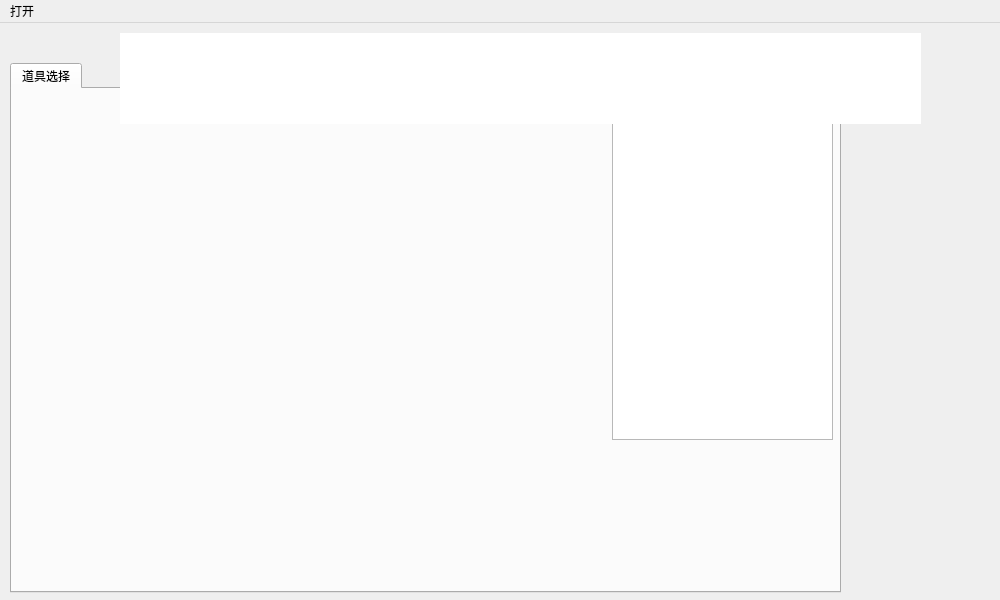
<?xml version="1.0" encoding="UTF-8"?>
<ui version="4.0">
 <class>mapselect</class>
 <widget class="QMainWindow" name="mapselect">
  <property name="geometry">
   <rect>
    <x>0</x>
    <y>0</y>
    <width>1000</width>
    <height>600</height>
   </rect>
  </property>
  <property name="windowTitle">
   <string>MainWindow</string>
  </property>
  <widget class="QWidget" name="centralwidget">
   <widget class="QTextBrowser" name="textBrowser">
    <property name="geometry">
     <rect>
      <x>300</x>
      <y>280</y>
      <width>371</width>
      <height>151</height>
     </rect>
    </property>
    <property name="frameShape">
     <enum>QFrame::NoFrame</enum>
    </property>
    <property name="textInteractionFlags">
     <set>Qt::NoTextInteraction</set>
    </property>
   </widget>
   <widget class="QLabel" name="label_2">
    <property name="geometry">
     <rect>
      <x>400</x>
      <y>80</y>
      <width>400</width>
      <height>400</height>
     </rect>
    </property>
    <property name="text">
     <string/>
    </property>
    <property name="pixmap">
     <pixmap resource="res.qrc">:/image/mesbg.png</pixmap>
    </property>
   </widget>
   <widget class="QTextEdit" name="textEdit">
    <property name="geometry">
     <rect>
      <x>400</x>
      <y>80</y>
      <width>400</width>
      <height>400</height>
     </rect>
    </property>
    <property name="frameShape">
     <enum>QFrame::NoFrame</enum>
    </property>
    <property name="readOnly">
     <bool>true</bool>
    </property>
    <property name="textInteractionFlags">
     <set>Qt::NoTextInteraction</set>
    </property>
   </widget>
   <widget class="QSlider" name="hs_STR">
    <property name="geometry">
     <rect>
      <x>500</x>
      <y>170</y>
      <width>80</width>
      <height>15</height>
     </rect>
    </property>
    <property name="orientation">
     <enum>Qt::Horizontal</enum>
    </property>
   </widget>
   <widget class="QSlider" name="hs_SIZ">
    <property name="geometry">
     <rect>
      <x>500</x>
      <y>200</y>
      <width>80</width>
      <height>15</height>
     </rect>
    </property>
    <property name="orientation">
     <enum>Qt::Horizontal</enum>
    </property>
   </widget>
   <widget class="QSlider" name="hs_POW">
    <property name="geometry">
     <rect>
      <x>500</x>
      <y>257</y>
      <width>80</width>
      <height>15</height>
     </rect>
    </property>
    <property name="orientation">
     <enum>Qt::Horizontal</enum>
    </property>
   </widget>
   <widget class="QSlider" name="hs_APP">
    <property name="geometry">
     <rect>
      <x>500</x>
      <y>230</y>
      <width>80</width>
      <height>15</height>
     </rect>
    </property>
    <property name="orientation">
     <enum>Qt::Horizontal</enum>
    </property>
   </widget>
   <widget class="QSlider" name="hs_HP">
    <property name="geometry">
     <rect>
      <x>500</x>
      <y>285</y>
      <width>80</width>
      <height>15</height>
     </rect>
    </property>
    <property name="orientation">
     <enum>Qt::Horizontal</enum>
    </property>
   </widget>
   <widget class="QSlider" name="hs_LUCK">
    <property name="geometry">
     <rect>
      <x>500</x>
      <y>315</y>
      <width>80</width>
      <height>15</height>
     </rect>
    </property>
    <property name="orientation">
     <enum>Qt::Horizontal</enum>
    </property>
   </widget>
   <widget class="QSlider" name="hs_cz">
    <property name="geometry">
     <rect>
      <x>500</x>
      <y>340</y>
      <width>80</width>
      <height>15</height>
     </rect>
    </property>
    <property name="orientation">
     <enum>Qt::Horizontal</enum>
    </property>
   </widget>
   <widget class="QSlider" name="hs_lt">
    <property name="geometry">
     <rect>
      <x>500</x>
      <y>370</y>
      <width>80</width>
      <height>15</height>
     </rect>
    </property>
    <property name="orientation">
     <enum>Qt::Horizontal</enum>
    </property>
   </widget>
   <widget class="QSlider" name="hs_qx">
    <property name="geometry">
     <rect>
      <x>500</x>
      <y>397</y>
      <width>80</width>
      <height>15</height>
     </rect>
    </property>
    <property name="orientation">
     <enum>Qt::Horizontal</enum>
    </property>
   </widget>
   <widget class="QSlider" name="hs_xlx">
    <property name="geometry">
     <rect>
      <x>520</x>
      <y>425</y>
      <width>80</width>
      <height>15</height>
     </rect>
    </property>
    <property name="orientation">
     <enum>Qt::Horizontal</enum>
    </property>
   </widget>
   <widget class="QSlider" name="hs_CON">
    <property name="geometry">
     <rect>
      <x>700</x>
      <y>170</y>
      <width>80</width>
      <height>15</height>
     </rect>
    </property>
    <property name="orientation">
     <enum>Qt::Horizontal</enum>
    </property>
   </widget>
   <widget class="QSlider" name="hs_DEX">
    <property name="geometry">
     <rect>
      <x>700</x>
      <y>200</y>
      <width>80</width>
      <height>15</height>
     </rect>
    </property>
    <property name="orientation">
     <enum>Qt::Horizontal</enum>
    </property>
   </widget>
   <widget class="QSlider" name="hs_INT">
    <property name="geometry">
     <rect>
      <x>700</x>
      <y>230</y>
      <width>80</width>
      <height>15</height>
     </rect>
    </property>
    <property name="orientation">
     <enum>Qt::Horizontal</enum>
    </property>
   </widget>
   <widget class="QSlider" name="hs_EDU">
    <property name="geometry">
     <rect>
      <x>700</x>
      <y>257</y>
      <width>80</width>
      <height>15</height>
     </rect>
    </property>
    <property name="orientation">
     <enum>Qt::Horizontal</enum>
    </property>
   </widget>
   <widget class="QSlider" name="hs_SAN">
    <property name="geometry">
     <rect>
      <x>700</x>
      <y>280</y>
      <width>80</width>
      <height>15</height>
     </rect>
    </property>
    <property name="orientation">
     <enum>Qt::Horizontal</enum>
    </property>
   </widget>
   <widget class="QSlider" name="hs_gd">
    <property name="geometry">
     <rect>
      <x>700</x>
      <y>310</y>
      <width>80</width>
      <height>15</height>
     </rect>
    </property>
    <property name="orientation">
     <enum>Qt::Horizontal</enum>
    </property>
   </widget>
   <widget class="QSlider" name="hs_js">
    <property name="geometry">
     <rect>
      <x>700</x>
      <y>340</y>
      <width>80</width>
      <height>15</height>
     </rect>
    </property>
    <property name="orientation">
     <enum>Qt::Horizontal</enum>
    </property>
   </widget>
   <widget class="QSlider" name="hs_zc">
    <property name="geometry">
     <rect>
      <x>700</x>
      <y>370</y>
      <width>80</width>
      <height>15</height>
     </rect>
    </property>
    <property name="orientation">
     <enum>Qt::Horizontal</enum>
    </property>
   </widget>
   <widget class="QSlider" name="hs_sb">
    <property name="geometry">
     <rect>
      <x>700</x>
      <y>397</y>
      <width>80</width>
      <height>15</height>
     </rect>
    </property>
    <property name="orientation">
     <enum>Qt::Horizontal</enum>
    </property>
   </widget>
   <widget class="QSlider" name="hs_sc">
    <property name="geometry">
     <rect>
      <x>700</x>
      <y>425</y>
      <width>80</width>
      <height>15</height>
     </rect>
    </property>
    <property name="orientation">
     <enum>Qt::Horizontal</enum>
    </property>
   </widget>
   <widget class="QSlider" name="hs_jj">
    <property name="geometry">
     <rect>
      <x>500</x>
      <y>452</y>
      <width>80</width>
      <height>15</height>
     </rect>
    </property>
    <property name="orientation">
     <enum>Qt::Horizontal</enum>
    </property>
   </widget>
   <widget class="QTabWidget" name="tabWidget">
    <property name="geometry">
     <rect>
      <x>10</x>
      <y>40</y>
      <width>831</width>
      <height>530</height>
     </rect>
    </property>
    <property name="currentIndex">
     <number>0</number>
    </property>
    <widget class="QWidget" name="tab_2">
     <attribute name="title">
      <string>道具选择</string>
     </attribute>
     <widget class="QLabel" name="label">
      <property name="geometry">
       <rect>
        <x>0</x>
        <y>0</y>
        <width>100</width>
        <height>100</height>
       </rect>
      </property>
      <property name="text">
       <string/>
      </property>
      <property name="pixmap">
       <pixmap resource="res.qrc">:/image/iteambg.png</pixmap>
      </property>
     </widget>
     <widget class="QLabel" name="label_3">
      <property name="geometry">
       <rect>
        <x>100</x>
        <y>0</y>
        <width>100</width>
        <height>100</height>
       </rect>
      </property>
      <property name="text">
       <string/>
      </property>
      <property name="pixmap">
       <pixmap resource="res.qrc">:/image/iteambg.png</pixmap>
      </property>
     </widget>
     <widget class="QLabel" name="label_4">
      <property name="geometry">
       <rect>
        <x>200</x>
        <y>0</y>
        <width>100</width>
        <height>100</height>
       </rect>
      </property>
      <property name="text">
       <string/>
      </property>
      <property name="pixmap">
       <pixmap resource="res.qrc">:/image/iteambg.png</pixmap>
      </property>
     </widget>
     <widget class="QLabel" name="label_5">
      <property name="geometry">
       <rect>
        <x>300</x>
        <y>0</y>
        <width>100</width>
        <height>100</height>
       </rect>
      </property>
      <property name="text">
       <string/>
      </property>
      <property name="pixmap">
       <pixmap resource="res.qrc">:/image/iteambg.png</pixmap>
      </property>
     </widget>
     <widget class="QLabel" name="label_6">
      <property name="geometry">
       <rect>
        <x>400</x>
        <y>0</y>
        <width>100</width>
        <height>100</height>
       </rect>
      </property>
      <property name="text">
       <string/>
      </property>
      <property name="pixmap">
       <pixmap resource="res.qrc">:/image/iteambg.png</pixmap>
      </property>
     </widget>
     <widget class="QLabel" name="label_7">
      <property name="geometry">
       <rect>
        <x>500</x>
        <y>0</y>
        <width>100</width>
        <height>100</height>
       </rect>
      </property>
      <property name="text">
       <string/>
      </property>
      <property name="pixmap">
       <pixmap resource="res.qrc">:/image/iteambg.png</pixmap>
      </property>
     </widget>
     <widget class="QLabel" name="label_8">
      <property name="geometry">
       <rect>
        <x>0</x>
        <y>100</y>
        <width>100</width>
        <height>100</height>
       </rect>
      </property>
      <property name="text">
       <string/>
      </property>
      <property name="pixmap">
       <pixmap resource="res.qrc">:/image/iteambg.png</pixmap>
      </property>
     </widget>
     <widget class="QLabel" name="label_9">
      <property name="geometry">
       <rect>
        <x>100</x>
        <y>100</y>
        <width>100</width>
        <height>100</height>
       </rect>
      </property>
      <property name="text">
       <string/>
      </property>
      <property name="pixmap">
       <pixmap resource="res.qrc">:/image/iteambg.png</pixmap>
      </property>
     </widget>
     <widget class="QLabel" name="label_10">
      <property name="geometry">
       <rect>
        <x>200</x>
        <y>100</y>
        <width>100</width>
        <height>100</height>
       </rect>
      </property>
      <property name="text">
       <string/>
      </property>
      <property name="pixmap">
       <pixmap resource="res.qrc">:/image/iteambg.png</pixmap>
      </property>
     </widget>
     <widget class="QLabel" name="label_11">
      <property name="geometry">
       <rect>
        <x>300</x>
        <y>100</y>
        <width>100</width>
        <height>100</height>
       </rect>
      </property>
      <property name="text">
       <string/>
      </property>
      <property name="pixmap">
       <pixmap resource="res.qrc">:/image/iteambg.png</pixmap>
      </property>
     </widget>
     <widget class="QLabel" name="label_12">
      <property name="geometry">
       <rect>
        <x>400</x>
        <y>100</y>
        <width>100</width>
        <height>100</height>
       </rect>
      </property>
      <property name="text">
       <string/>
      </property>
      <property name="pixmap">
       <pixmap resource="res.qrc">:/image/iteambg.png</pixmap>
      </property>
     </widget>
     <widget class="QLabel" name="label_13">
      <property name="geometry">
       <rect>
        <x>500</x>
        <y>100</y>
        <width>100</width>
        <height>100</height>
       </rect>
      </property>
      <property name="text">
       <string/>
      </property>
      <property name="pixmap">
       <pixmap resource="res.qrc">:/image/iteambg.png</pixmap>
      </property>
     </widget>
     <widget class="QLabel" name="label_15">
      <property name="geometry">
       <rect>
        <x>0</x>
        <y>200</y>
        <width>100</width>
        <height>100</height>
       </rect>
      </property>
      <property name="text">
       <string/>
      </property>
      <property name="pixmap">
       <pixmap resource="res.qrc">:/image/iteambg.png</pixmap>
      </property>
     </widget>
     <widget class="QLabel" name="label_16">
      <property name="geometry">
       <rect>
        <x>100</x>
        <y>200</y>
        <width>100</width>
        <height>100</height>
       </rect>
      </property>
      <property name="text">
       <string/>
      </property>
      <property name="pixmap">
       <pixmap resource="res.qrc">:/image/iteambg.png</pixmap>
      </property>
     </widget>
     <widget class="QLabel" name="label_17">
      <property name="geometry">
       <rect>
        <x>200</x>
        <y>200</y>
        <width>100</width>
        <height>100</height>
       </rect>
      </property>
      <property name="text">
       <string/>
      </property>
      <property name="pixmap">
       <pixmap resource="res.qrc">:/image/iteambg.png</pixmap>
      </property>
     </widget>
     <widget class="QLabel" name="label_18">
      <property name="geometry">
       <rect>
        <x>300</x>
        <y>200</y>
        <width>100</width>
        <height>100</height>
       </rect>
      </property>
      <property name="text">
       <string/>
      </property>
      <property name="pixmap">
       <pixmap resource="res.qrc">:/image/iteambg.png</pixmap>
      </property>
     </widget>
     <widget class="QLabel" name="label_19">
      <property name="geometry">
       <rect>
        <x>400</x>
        <y>200</y>
        <width>100</width>
        <height>100</height>
       </rect>
      </property>
      <property name="text">
       <string/>
      </property>
      <property name="pixmap">
       <pixmap resource="res.qrc">:/image/iteambg.png</pixmap>
      </property>
     </widget>
     <widget class="QLabel" name="label_20">
      <property name="geometry">
       <rect>
        <x>500</x>
        <y>200</y>
        <width>100</width>
        <height>100</height>
       </rect>
      </property>
      <property name="text">
       <string/>
      </property>
      <property name="pixmap">
       <pixmap resource="res.qrc">:/image/iteambg.png</pixmap>
      </property>
     </widget>
     <widget class="QLabel" name="label_22">
      <property name="geometry">
       <rect>
        <x>0</x>
        <y>300</y>
        <width>100</width>
        <height>100</height>
       </rect>
      </property>
      <property name="text">
       <string/>
      </property>
      <property name="pixmap">
       <pixmap resource="res.qrc">:/image/iteambg.png</pixmap>
      </property>
     </widget>
     <widget class="QLabel" name="label_23">
      <property name="geometry">
       <rect>
        <x>100</x>
        <y>300</y>
        <width>100</width>
        <height>100</height>
       </rect>
      </property>
      <property name="text">
       <string/>
      </property>
      <property name="pixmap">
       <pixmap resource="res.qrc">:/image/iteambg.png</pixmap>
      </property>
     </widget>
     <widget class="QLabel" name="label_24">
      <property name="geometry">
       <rect>
        <x>200</x>
        <y>300</y>
        <width>100</width>
        <height>100</height>
       </rect>
      </property>
      <property name="text">
       <string/>
      </property>
      <property name="pixmap">
       <pixmap resource="res.qrc">:/image/iteambg.png</pixmap>
      </property>
     </widget>
     <widget class="QLabel" name="label_25">
      <property name="geometry">
       <rect>
        <x>300</x>
        <y>300</y>
        <width>100</width>
        <height>100</height>
       </rect>
      </property>
      <property name="text">
       <string/>
      </property>
      <property name="pixmap">
       <pixmap resource="res.qrc">:/image/iteambg.png</pixmap>
      </property>
     </widget>
     <widget class="QLabel" name="label_26">
      <property name="geometry">
       <rect>
        <x>400</x>
        <y>300</y>
        <width>100</width>
        <height>100</height>
       </rect>
      </property>
      <property name="text">
       <string/>
      </property>
      <property name="pixmap">
       <pixmap resource="res.qrc">:/image/iteambg.png</pixmap>
      </property>
     </widget>
     <widget class="QLabel" name="label_27">
      <property name="geometry">
       <rect>
        <x>500</x>
        <y>300</y>
        <width>100</width>
        <height>100</height>
       </rect>
      </property>
      <property name="text">
       <string/>
      </property>
      <property name="pixmap">
       <pixmap resource="res.qrc">:/image/iteambg.png</pixmap>
      </property>
     </widget>
     <widget class="QLabel" name="label_28">
      <property name="geometry">
       <rect>
        <x>0</x>
        <y>400</y>
        <width>100</width>
        <height>100</height>
       </rect>
      </property>
      <property name="text">
       <string/>
      </property>
      <property name="pixmap">
       <pixmap resource="res.qrc">:/image/iteambg.png</pixmap>
      </property>
     </widget>
     <widget class="QLabel" name="label_29">
      <property name="geometry">
       <rect>
        <x>100</x>
        <y>400</y>
        <width>100</width>
        <height>100</height>
       </rect>
      </property>
      <property name="text">
       <string/>
      </property>
      <property name="pixmap">
       <pixmap resource="res.qrc">:/image/iteambg.png</pixmap>
      </property>
     </widget>
     <widget class="QLabel" name="label_30">
      <property name="geometry">
       <rect>
        <x>200</x>
        <y>400</y>
        <width>100</width>
        <height>100</height>
       </rect>
      </property>
      <property name="text">
       <string/>
      </property>
      <property name="pixmap">
       <pixmap resource="res.qrc">:/image/iteambg.png</pixmap>
      </property>
     </widget>
     <widget class="QLabel" name="label_31">
      <property name="geometry">
       <rect>
        <x>300</x>
        <y>400</y>
        <width>100</width>
        <height>100</height>
       </rect>
      </property>
      <property name="text">
       <string/>
      </property>
      <property name="pixmap">
       <pixmap resource="res.qrc">:/image/iteambg.png</pixmap>
      </property>
     </widget>
     <widget class="QLabel" name="label_32">
      <property name="geometry">
       <rect>
        <x>400</x>
        <y>400</y>
        <width>100</width>
        <height>100</height>
       </rect>
      </property>
      <property name="text">
       <string/>
      </property>
      <property name="pixmap">
       <pixmap resource="res.qrc">:/image/iteambg.png</pixmap>
      </property>
     </widget>
     <widget class="QLabel" name="label_33">
      <property name="geometry">
       <rect>
        <x>500</x>
        <y>400</y>
        <width>100</width>
        <height>100</height>
       </rect>
      </property>
      <property name="text">
       <string/>
      </property>
      <property name="pixmap">
       <pixmap resource="res.qrc">:/image/iteambg.png</pixmap>
      </property>
     </widget>
     <widget class="QTextEdit" name="textEdit_2">
      <property name="geometry">
       <rect>
        <x>600</x>
        <y>0</y>
        <width>221</width>
        <height>351</height>
       </rect>
      </property>
      <property name="frameShape">
       <enum>QFrame::StyledPanel</enum>
      </property>
      <property name="readOnly">
       <bool>true</bool>
      </property>
      <property name="textInteractionFlags">
       <set>Qt::NoTextInteraction</set>
      </property>
     </widget>
    </widget>
   </widget>
   <widget class="QTextEdit" name="lineEdit">
    <property name="geometry">
     <rect>
      <x>120</x>
      <y>10</y>
      <width>801</width>
      <height>91</height>
     </rect>
    </property>
    <property name="frameShape">
     <enum>QFrame::NoFrame</enum>
    </property>
    <property name="readOnly">
     <bool>true</bool>
    </property>
   </widget>
  </widget>
  <widget class="QMenuBar" name="menubar">
   <property name="geometry">
    <rect>
     <x>0</x>
     <y>0</y>
     <width>1000</width>
     <height>26</height>
    </rect>
   </property>
   <widget class="QMenu" name="menu">
    <property name="title">
     <string>打开</string>
    </property>
    <addaction name="actionexit"/>
   </widget>
   <addaction name="menu"/>
  </widget>
  <action name="actionexit">
   <property name="text">
    <string>退出</string>
   </property>
  </action>
 </widget>
 <resources>
  <include location="res.qrc"/>
 </resources>
 <connections/>
</ui>
